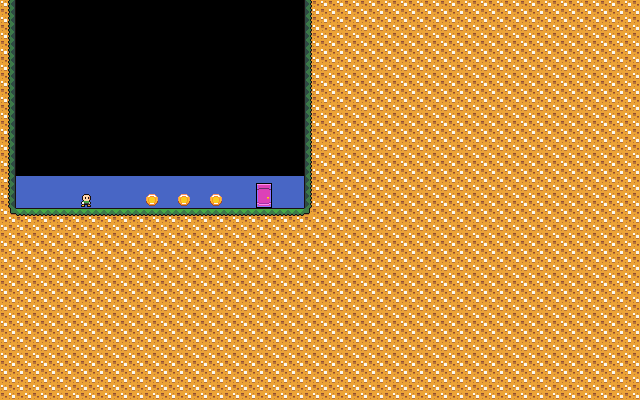

A 2D game scene composited from a Tiled map and its tileset images. What follows is a short description and the map's XML, with each tile layer's data collapsed to a summary:
An orthogonal 40x25 tile map with 16x16 px tiles, 3 tile layers (Background, Terrain, Entities).

<map version="1.0" orientation="orthogonal" renderorder="right-down" width="40" height="25" tilewidth="16" tileheight="16" nextobjectid="1">
 <tileset firstgid="1" source="mastersheet.tsx" />
 <layer name="Background" width="40" height="25">
  <data>[1000 cells, 280 non-empty, 79 distinct tile ids]</data>
 </layer>
 <layer name="Terrain" width="40" height="25">
  <data>[1000 cells, 766 non-empty, 6 distinct tile ids]</data>
 </layer>
 <layer name="Entities" width="40" height="25">
  <data>[1000 cells, 6 non-empty, 4 distinct tile ids]</data>
 </layer>
</map>
